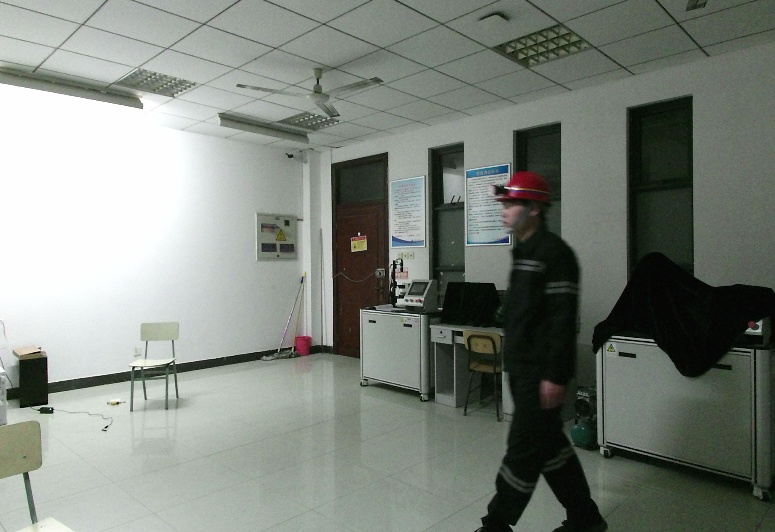
#> input picture test_image/raw/RGBD_m_4_919.jpg, 775 x 532 px; its folder holds 3 pictures in this run
$ python augmentation.py
#> lines starting #> are read from the running program, lines starting #| are printed output that depends on the picture
from PIL import Image
from PIL import ImageEnhance
import os
import cv2
import numpy as np
import random

# def move(root_path,img_name,off): #平移，平移尺度为off
#     img = Image.open(os.path.join(root_path, img_name))
#     offset = img.offset(off,0)
#     return offset
#
# def flip(root_path,img_name):   #翻转图像
#     img = Image.open(os.path.join(root_path, img_name))
#     filp_img = img.transpose(Image.FLIP_LEFT_RIGHT)
#     # filp_img.save(os.path.join(root_path,img_name.split('.')[0] + '_flip.jpg'))
#     return filp_img
#
# def rotation(root_path, img_name):  #旋转角度
#     img = Image.open(os.path.join(root_path, img_name))
#     rotation_img = img.rotate(20) #旋转角度
#     # rotation_img.save(os.path.join(root_path,img_name.split('.')[0] + '_rotation.jpg'))
#     return rotation_img

def randomColor(root_path, img_name): #随机颜色
    """
    对图像进行颜色抖动
    :param image: PIL的图像image
    :return: 有颜色色差的图像image
    """
    image = Image.open(os.path.join(root_path, img_name))
    random_factor = np.random.randint(0, 31) / 10.  # 随机因子
    color_image = ImageEnhance.Color(image).enhance(random_factor)  # 调整图像的饱和度
    random_factor = np.random.randint(10, 21) / 10.  # 随机因子
    brightness_image = ImageEnhance.Brightness(color_image).enhance(random_factor)  # 调整图像的亮度
    random_factor = np.random.randint(10, 21) / 10.  # 随机因子
    contrast_image = ImageEnhance.Contrast(brightness_image).enhance(random_factor)  # 调整图像对比度
    random_factor = np.random.randint(0, 31) / 10.  # 随机因子
    return ImageEnhance.Sharpness(contrast_image).enhance(random_factor)  # 调整图像锐度

def contrastEnhancement(root_path, img_name):  # 对比度增强
    image = Image.open(os.path.join(root_path, img_name))
    enh_con = ImageEnhance.Contrast(image)
    contrast = 1.5
    image_contrasted = enh_con.enhance(contrast)
    return image_contrasted

def brightnessEnhancement(root_path,img_name):#亮度增强
#> called with root_path = 'test_image/raw', img_name = 'RGBD_m_4_919.jpg'
    image = Image.open(os.path.join(root_path, img_name))
#> image is the input picture: PIL image 775x532 RGB; mean R, G, B 126.6, 132.8, 125.2
    enh_bri = ImageEnhance.Brightness(image)
    brightness = random.randint(2,50)/100
    image_brightened = enh_bri.enhance(brightness)
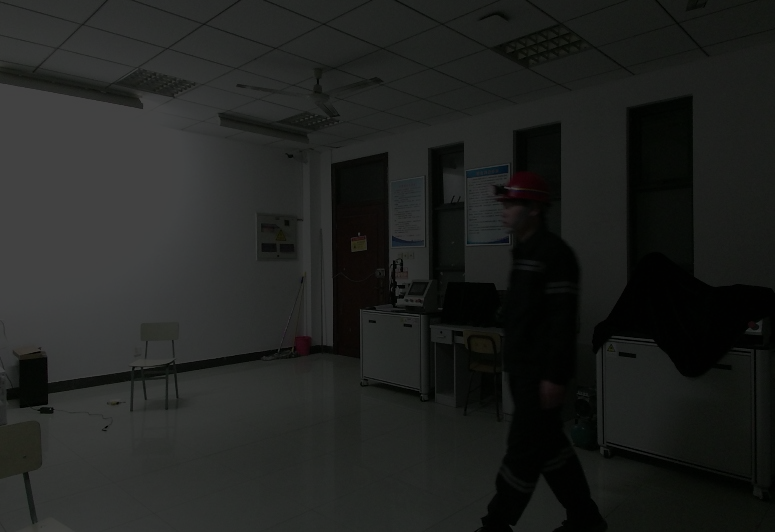
#> image_brightened: PIL image 775x532 RGB; mean R, G, B 32.5, 34.1, 32.1
    return image_brightened,brightness

def colorEnhancement(root_path,img_name):#颜色增强
    image = Image.open(os.path.join(root_path, img_name))
    enh_col = ImageEnhance.Color(image)
    color = 1.5
    image_colored = enh_col.enhance(color)
    return image_colored

def rename(root_path,img_name):  #批量重命名
    image = Image.open(os.path.join(root_path, img_name))
    return image


imageDir = "test_image/raw"  #要改变的图片的路径文件夹
saveDir = "test_image/process"   #要保存的图片的路径文件夹
# i = 1
for name in os.listdir(imageDir):

    saveImage,brightness = brightnessEnhancement(imageDir,name)    #()前函数改成功能对应的函数名，即可使用
#> brightness = 0.26
    saveName = "bright_" +str(brightness)+ name  # 保存的文件名
#> saveName = 'bright_0.26RGBD_m_4_919.jpg'
    saveImage.save(os.path.join(saveDir,saveName))
#> pass 2 of the loop `for name in os.listdir(imageDir):`:
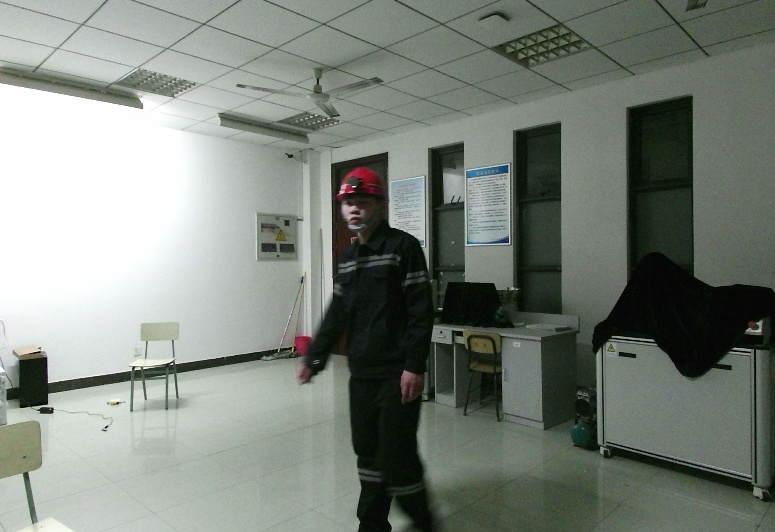
#> input picture test_image/raw/RGBD_m_4_928.jpg, 775 x 532 px
#> in brightnessEnhancement, image is the input picture: PIL image 775x532 RGB; mean R, G, B 124.6, 131.2, 123.6
#> in brightnessEnhancement (call 2), `image_brightened = enh_bri.enhance(brightness)`:
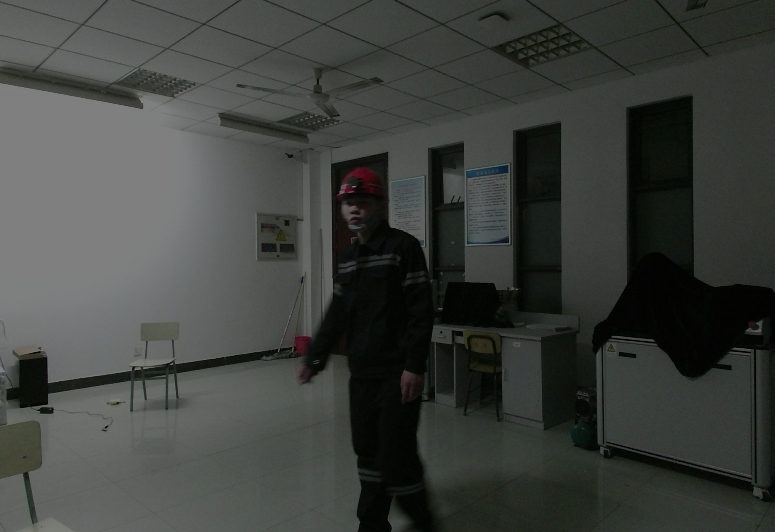
#> image_brightened: PIL image 775x532 RGB; mean R, G, B 62.1, 65.4, 61.6
#> brightness = 0.5
#> saveName = 'bright_0.5RGBD_m_4_928.jpg'
#> pass 3 of the loop `for name in os.listdir(imageDir):`:
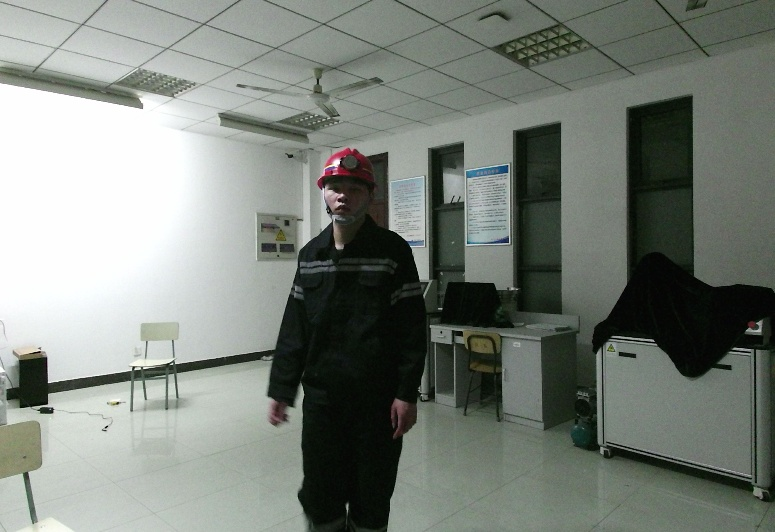
#> input picture test_image/raw/RGBD_m_4_933.jpg, 775 x 532 px
#> in brightnessEnhancement, image is the input picture: PIL image 775x532 RGB; mean R, G, B 123.1, 129.6, 122.4
#> in brightnessEnhancement (call 3), `image_brightened = enh_bri.enhance(brightness)`:
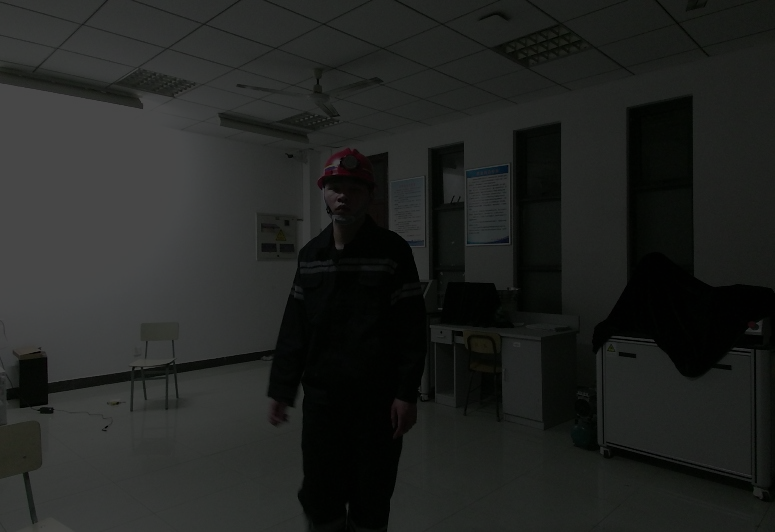
#> image_brightened: PIL image 775x532 RGB; mean R, G, B 34, 35.8, 33.8
#> brightness = 0.28
#> saveName = 'bright_0.28RGBD_m_4_933.jpg'
    # i = i + 1
